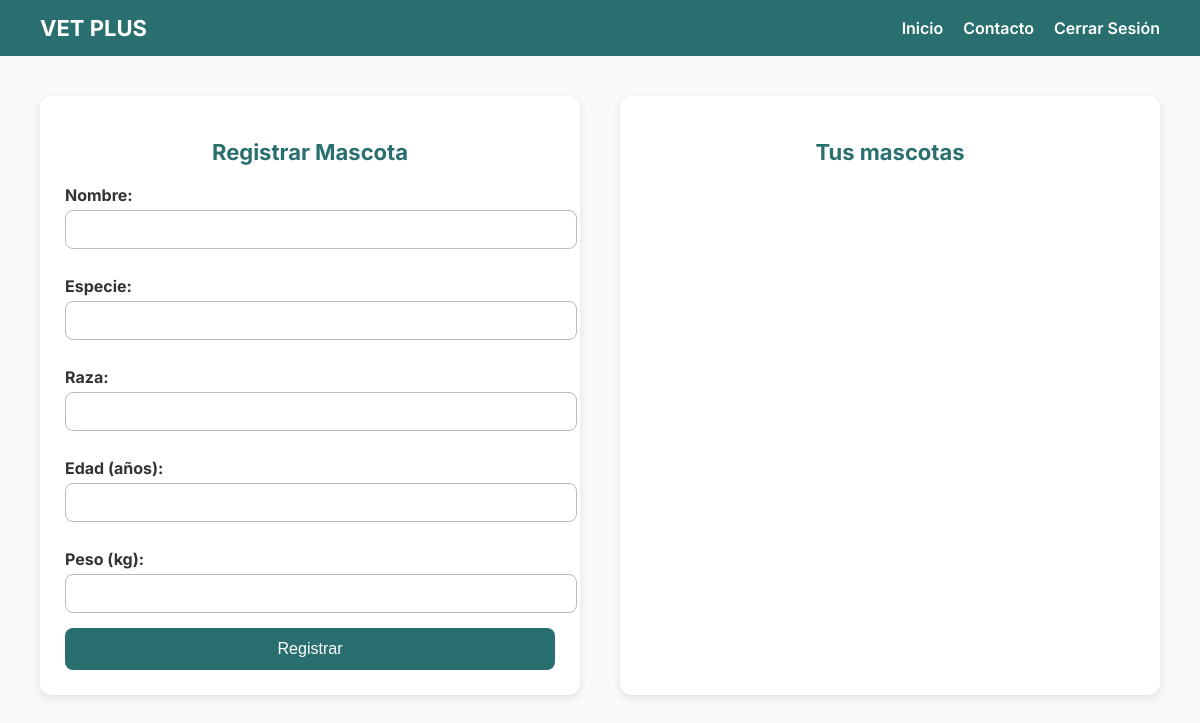
The app's page /pets (signed in), older data.
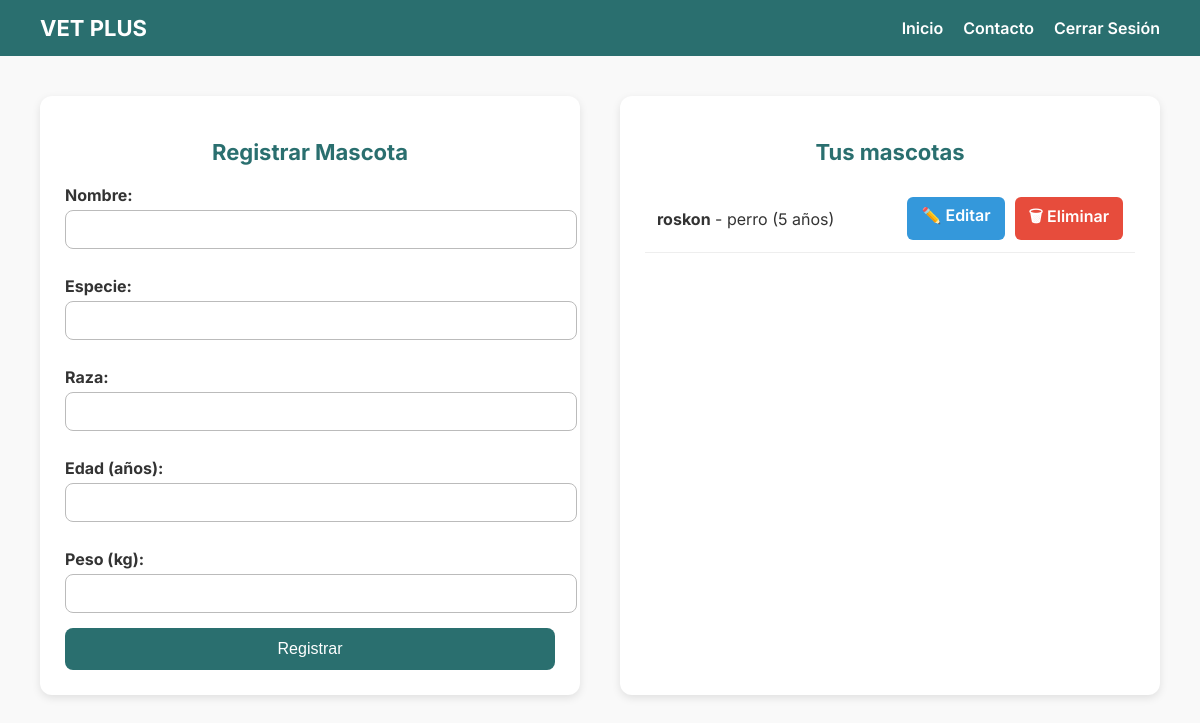
The same page, newer data.
### vetplus/models.py (models this page shows, shortened)
class Pet(db.Model):
    id = db.Column(db.Integer, primary_key = True)
    name = db.Column(db.String(100), nullable = False)
    species = db.Column(db.String(50), nullable = False)
    breed = db.Column(db.String(50), nullable = False)
    age = db.Column(db.Integer, nullable = False)
    weight = db.Column(db.Float, nullable = False)
    owner_id = db.Column(db.Integer, db.ForeignKey("user.id"), nullable = False)
    veterinarians = db.relationship(
        "User",
        secondary = vet_pet,
        back_populates = "patients"
    )

### vetplus/routes/pets.py (the view)
@pets_bp.route("/pets")
@login_required
def pet_list():
    if current_user.role == "owner":
        pets = Pet.query.filter_by(owner_id = current_user.id).all()
        return render_template("pets/manage_pets.html", pets = pets)
    else:
        return "Acceso no autorizado", 403

### vetplus/models.py (called while the page is built)
@login_manager.user_loader
def load_user(user_id):
    return User.query.get(int(user_id))

### templates/pets/manage_pets.html (shortened to what this page needs)
<!DOCTYPE html>
<html lang="es">
<head>
</head>
<body>
  <nav>
    <a href="#" class="logo">VET PLUS</a>
    <ul>
      <li><a href="{{ url_for('main.home') }}">Inicio</a></li>
      <li><a href="{{ url_for('main.contacto') }}">Contacto</a></li>
      <li><a href="{{ url_for('auth.logout') }}">Cerrar Sesión</a></li>
    </ul>
  </nav>
  <div class="container">
    <div class="form-section">
      <h2>Registrar Mascota</h2>
      <form action="{{ url_for('pets.add_pet') }}" method="POST">
        <label for="name">Nombre:</label>
        <input type="text" id="name" name="name" required>
        <label for="species">Especie:</label>
        <input type="text" id="species" name="species" required>
        <label for="breed">Raza:</label>
        <input type="text" id="breed" name="breed">
        <label for="age">Edad (años):</label>
        <input type="number" id="age" name="age" required>
        <label for="weight">Peso (kg):</label>
        <input type="number" step="0.1" id="weight" name="weight">
        <button type="submit">Registrar</button>
      </form>
    </div>
    <div class="list-section">
      <h2>Tus mascotas</h2>
      {% for pet in pets %}
      <div class="pet-item">
        <div class="pet-info">
          <strong>{{ pet.name }}</strong> - {{ pet.species }} ({{ pet.age }} años)
        </div>
        <div class="pet-actions">
          <a href="{{ url_for('pets.edit_pet', pet_id=pet.id) }}" class="btn-edit">✏️ Editar</a>
          <a href="{{ url_for('pets.delete_pet', pet_id=pet.id) }}" class="btn-delete">🗑 Eliminar</a>
        </div>
      </div>
      {% endfor %}
    </div>
  </div>
</body>
</html>

Row changes from the older to the newer data that the page shows:
added Pet: name "roskon", species "perro", age "5"
